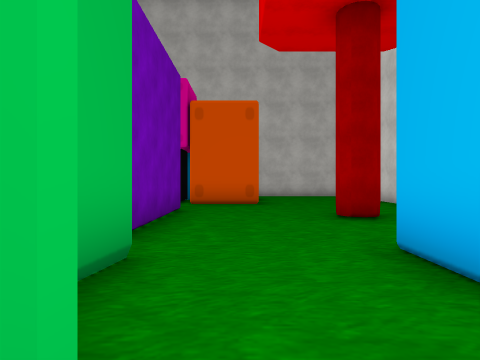
[1] (above)

24 first-person views from a walk through a Unity game level. The camera is 1.4 m above the floor, looks level and sees 75° across. The floor is counted in squares, 2 m on a side. Each view is taken from the middle of a square. On the plan, view 1 faces up. The plan holds only what a view shows up to about 10 squares ahead; the rest is blank. The player is left out. Some animated figures are not drawn. Some surface patterns are stand-ins.

[2]
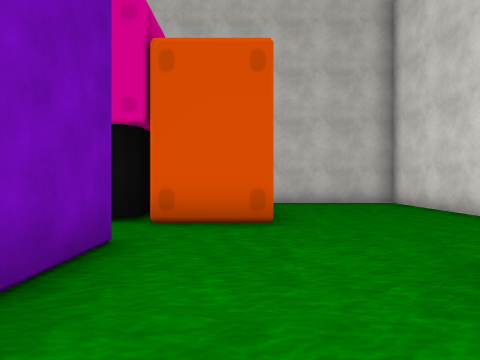

[3]
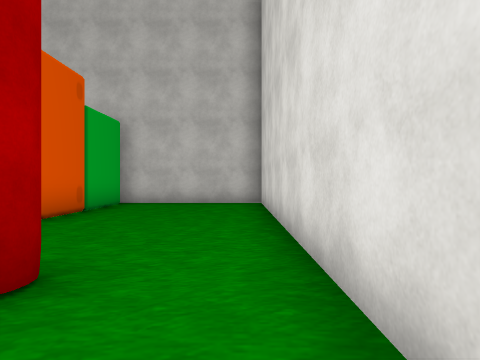

[4]
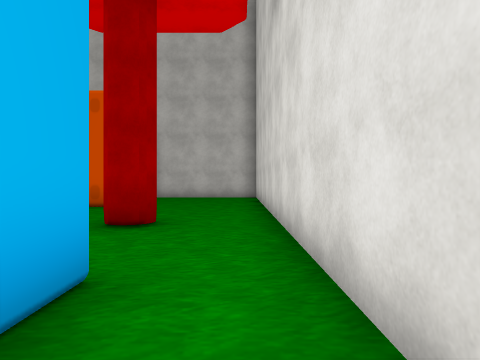

[5]
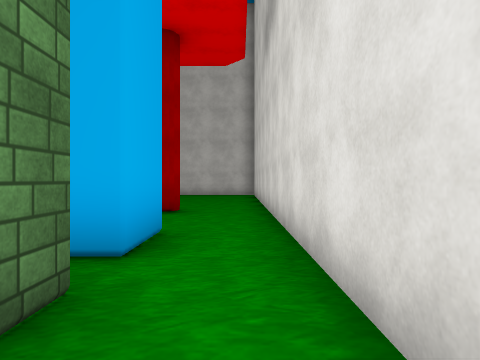

[6]
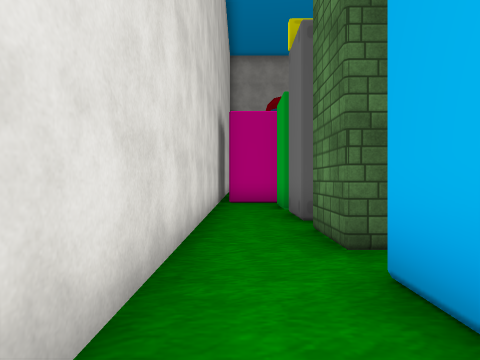

[7]
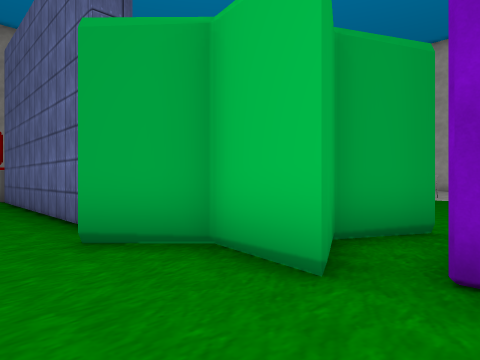

[8]
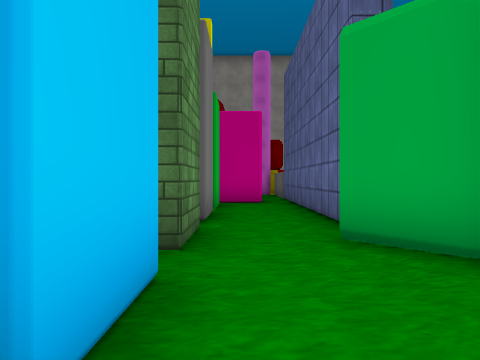

[9]
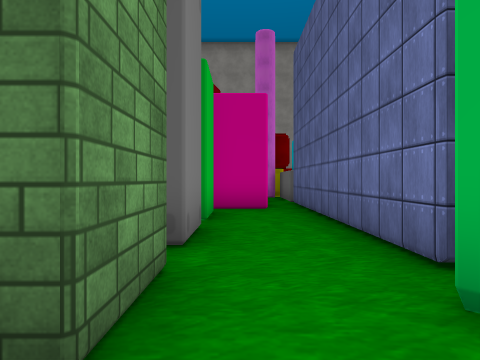

[10]
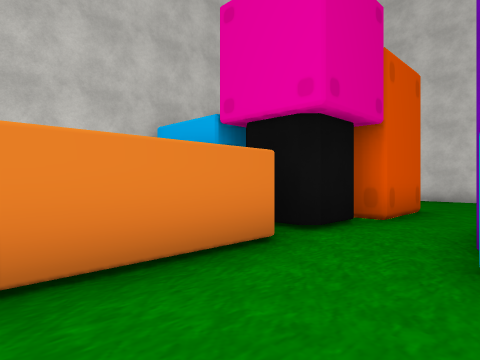

[11]
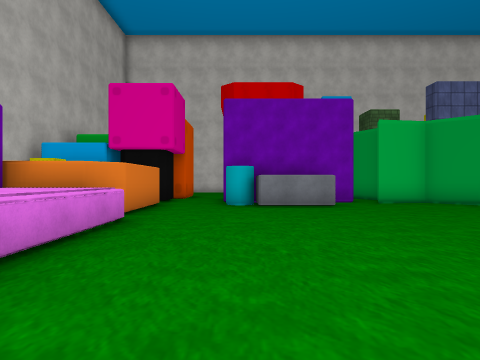

[12]
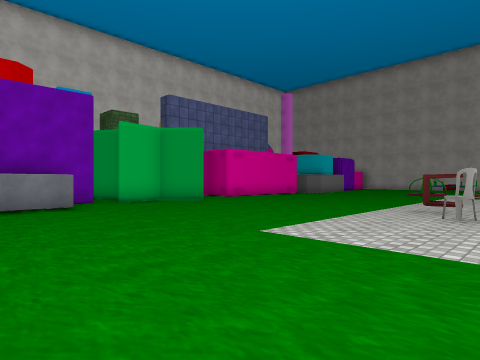

[13]
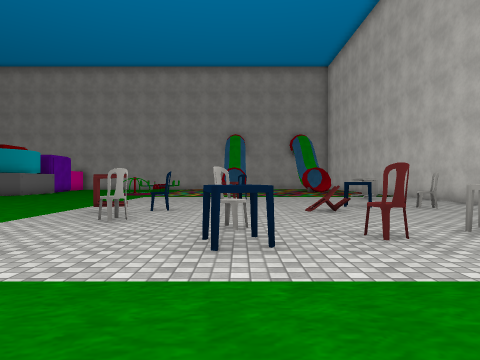

[14]
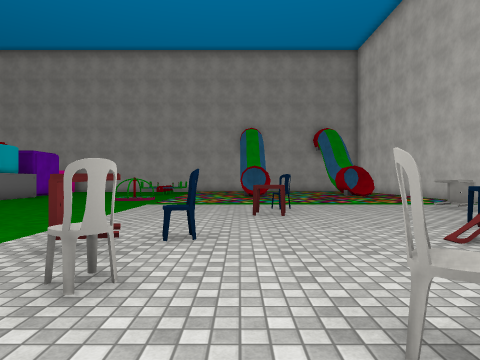

[15]
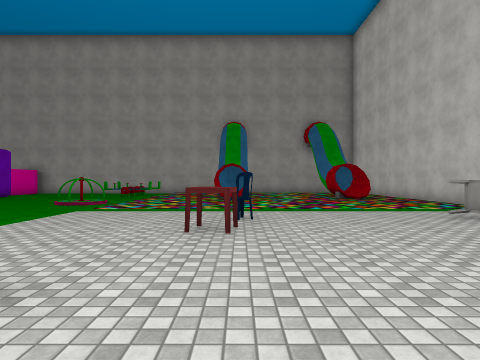

[16]
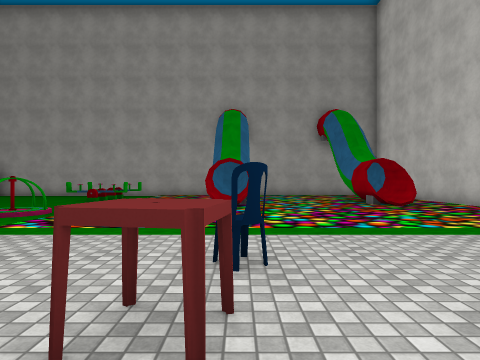

[17]
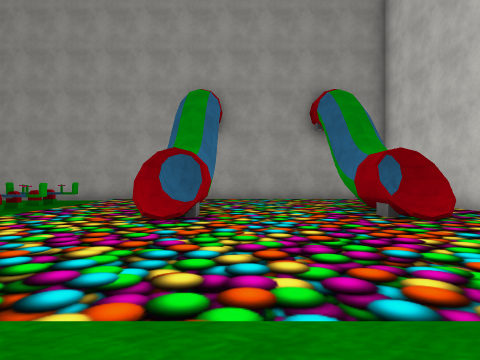

[18]
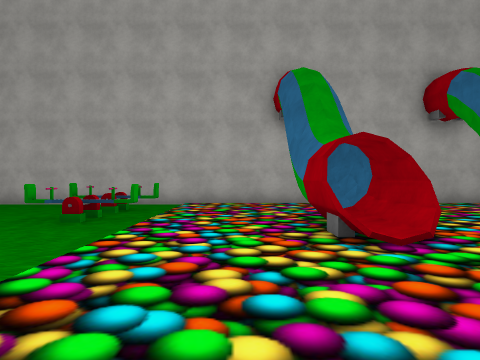

[19]
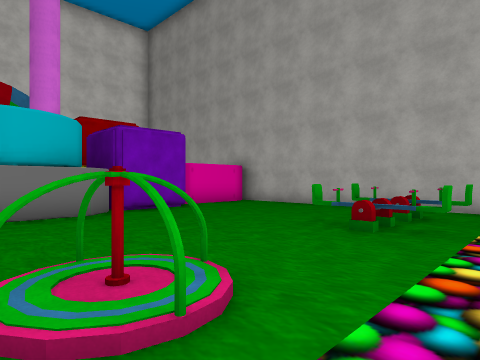

[20]
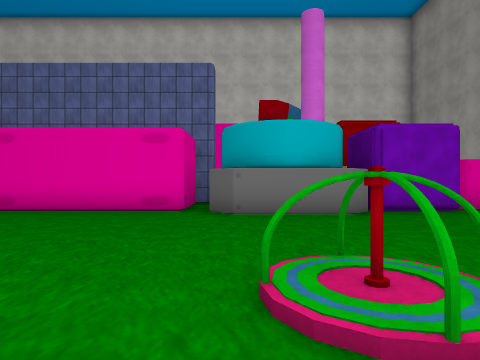

[21]
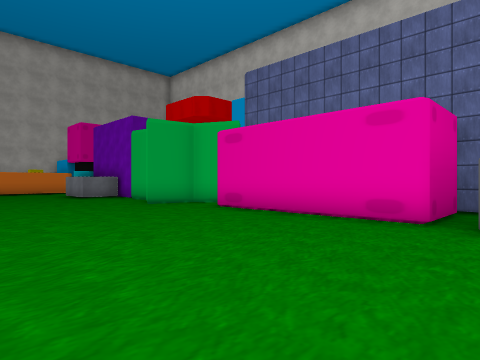

[22]
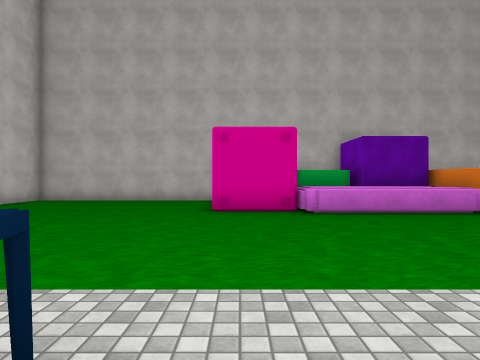

[23]
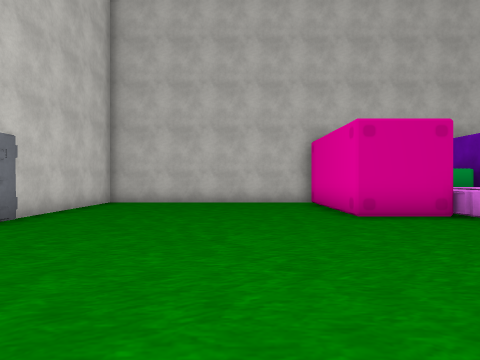

[24]
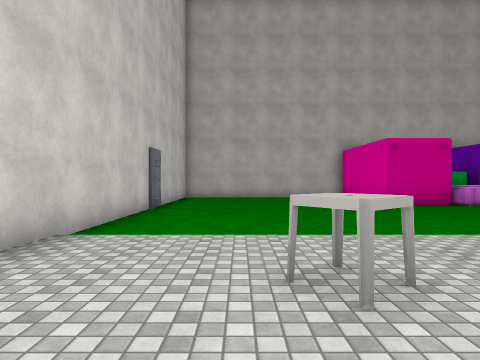

### Floor plan
Points are (right, up) in squares from view 1. A wall is a line through its corners. A room is listed if a view was taken in it or the views show most of it. See-through windows are left out.
Room 1 (views 1, 2, 3, 4, 6, 7, 8, 9)
walls: (-1.4, 7.5) (-1.4, 3.5); (3, 3.1) (3, 1.8); (1.6, 1.8) (1.6, 3.2); (-2.1, 2.3) (-1, 2.9) (-1.2, 1.4) (-0.1, 0.3); (-3.7, 2.9) (-2.3, 2.2); (3, 0.9) (3, -0.5); (1.6, -0.5) (1.6, 0.9); (4.7, -0.4) (4.7, 13.5) (0.4, 13.5)
ways out: opening at (1.7, -1) to room 2; opening at (-3.5, 8.5) to room 3
objects: block (-4, 11) to (-3, 13); other object (-3, 10) to (-2, 10); block (-1, 9) to (0, 11); block (-1, 12) to (0, 13); other object (2, 6)
Room 2 (view 5)
walls: (-0.6, -0.4) (-0.6, -7.1); (4.7, -5.9) (4.7, -0.4)
ways out: opening at (1.7, -1) to room 1; opening at (0, -6.5) to room 3
objects: other object (2, -4) to (3, -4); other object (2, -2) to (3, -2)
Room 3 (views 10, 11, 12, 13, 14, 15, 16, 17, 18, 19, 20, 21, 22, 23, 24)
walls: (-13.1, -10.9) (-13.1, -12.5) (-13.1, -10.6); (-2.7, -0.7) (-3, 0) (-4.5, 0.3) (-3.5, 1.4) (-3.7, 2.9); (-14.5, -11) (-14, -11.2); (-20.3, -2.2) (-20.3, -4); (-3.6, 3.5) (-3.6, 4.1); (-20.3, -6.5) (-20.3, -13.2); (-14.3, -12.4) (-14.3, -10.6); (-3.4, 3.5) (-3.4, 4.1); (-17.6, -10.6) (-17.6, -12.5); (-1.6, -6.7) (-3.6, -6.7) (-3.6, -1.8); (-13.2, -13.3) (-13.1, -12.4) (-13.1, -13.1); (-1.2, -7.1) (-1.2, -6.5); (-13.4, -13.4) (-13.1, -12.9); (-18.8, -10.6) (-18.8, -12.3) (-18.6, -12.9); (-17.6, -12.4) (-17.7, -13.3); (-18.8, -12.4) (-18.7, -13.3); (-7.6, 9.1) (-11.3, 9.1) (-11.3, 9.9); (-18.8, -12.9) (-18.6, -13.3); (-14, -16.5) (-4.6, -16.5); (-19.4, -16.5) (-17.6, -16.5); (-20.3, 13) (-20.3, 3)
low walls: (-13.3, -12.9) (-13.1, -12.5); (-11.5, 9.1) (-11.5, 9.6); (-7.6, 9) (-11.3, 9)
ways out: opening at (-3.5, 8.5) to room 1; opening at (0, -6.5) to room 2
objects: table (-18, -5) to (-18, -4); chair (-18, -1); table (-17, -2); table (-17, 2); chair (-16, 0); chair (-16, 2); chair (-14, -5); table (-14, -3); chair (-14, 2); table (-14, 3); other object (-13, 10) to (-12, 13); chair (-12, -1); table (-12, 0) to (-11, 0); chair (-12, 1); other object (-11, 12) to (-10, 13); other object (-10, -15) to (-8, -14); other object (-10, -13) to (-8, -13); other object (-9, -9); block (-9, 12) to (-9, 13); block (-5, 5) to (-4, 7); other object (-4, -10) to (-4, -8); other object (-3, -16) to (-2, -14); block (-3, -13) to (-2, -11); other object (-1, -8)

Where each view was taken, in squares from view 1:
view 1: 0 up, 0 right, facing up
view 2: 4 up, 0 right, facing up
view 3: 4 up, 4 right, facing up
view 4: 1 up, 4 right, facing up
view 5: 1 down, 4 right, facing up
view 6: 4 up, 4 right, facing down
view 7: 4 up, 1 right, facing down-left
view 8: 4 up, 1 right, facing down
view 9: 2 up, 1 right, facing down
view 10: 7 up, 7 left, facing up-right
view 11: 7 up, 13 left, facing right
view 12: 7 up, 13 left, facing down-right
view 13: 6 up, 14 left, facing down
view 14: 3 up, 13 left, facing down
view 15: 1 up, 14 left, facing down
view 16: 2 down, 14 left, facing down
view 17: 5 down, 15 left, facing down
view 18: 7 down, 12 left, facing down
view 19: 8 down, 11 left, facing down-right
view 20: 8 down, 11 left, facing right
view 21: 8 down, 9 left, facing up-right
view 22: 2 up, 13 left, facing up
view 23: 3 up, 16 left, facing up
view 24: 0 up, 18 left, facing up
